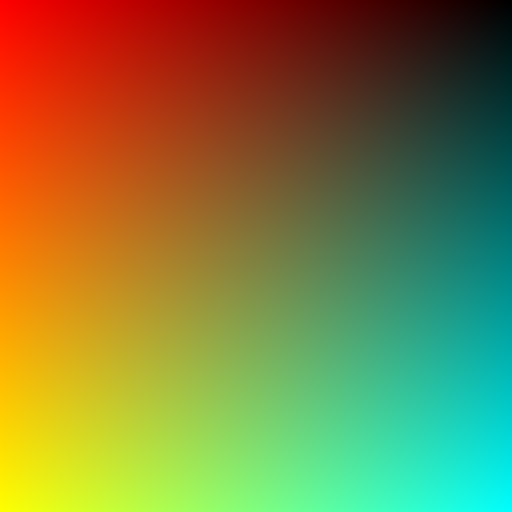
Frame 1 (no input)
Frame 60 (the mouse pressed at the canvas centre just before this capture): identical to frame 1, image omitted
Frame 120 (the mouse held since frame 60 and released just before this capture): identical to frame 1, image omitted

The Processing sketch that drew this single still picture (run headless with seeded random() and noise(); from frame 60 on, the mouse is pressed at the canvas centre):

// Processing sketch: supachaRT
// ── supachaRT.pde
void setup()
{
  size(512, 512);
  background(color(0, 0, 0));

  noSmooth();
  //noLoop();
}

void draw()
{
  float cl_r = 0;
  float cl_g = 0;
  float cl_b = 0;
  //float cl_y = 0;
  for (int y  = 0; y < height; ++y)
  {
    for (int x = 0; x <width; ++x)
    {
      cl_r = map((512 - x), 0, 512, 0, 255);
      cl_g = map(y, 0, 512, 0, 255);
      cl_b = map(x*y, 0, sq(512), 0, 255);
      stroke(color(cl_r, cl_g, cl_b));
      point(x, y);
    }
  }
}
